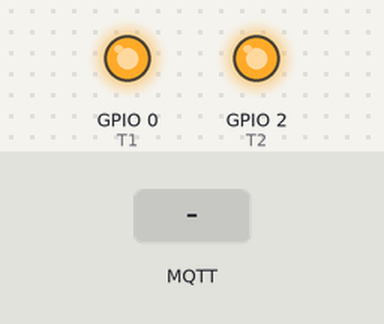
This sketch was run on a simulated ESP8266 (NodeMCU). Parts: output pins drawn as LEDs (lit = HIGH). The inputs (shaded band) are chosen by the test bench. WiFi joins after 1.5 s; servers stay silent unless stated; no MQTT or app messages arrive unless stated; what the sketch prints to the serial monitor is not drawn.

Above: at 2.8 s.
2.9 s: MQTT message "T1on" arrives on the first subscribed topic
At 4.1 s:
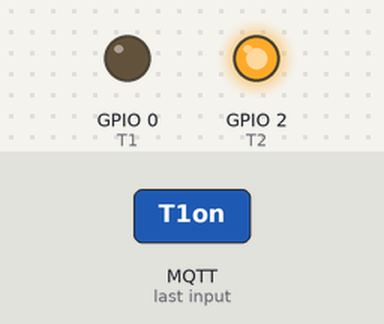
4.4 s: MQTT message "T2on" arrives on the first subscribed topic
At 5.3 s:
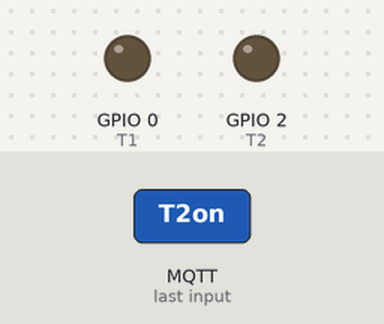
5.9 s: MQTT message "T1off" arrives on the first subscribed topic
At 6.5 s:
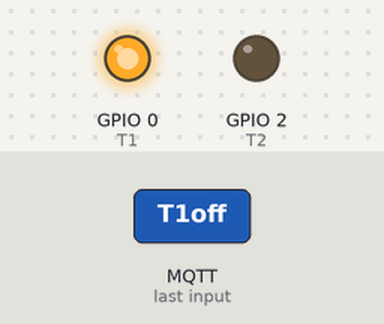
7.4 s: MQTT message "T2off" arrives on the first subscribed topic
At 8.8 s:
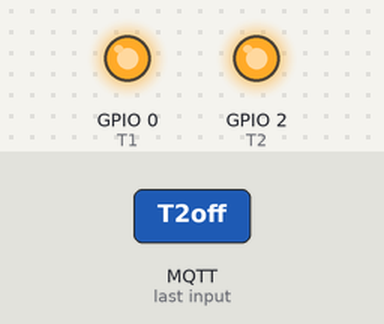
Timing chart, 0 to 9.9 s (numbered marks = the images above; inputs shaded):
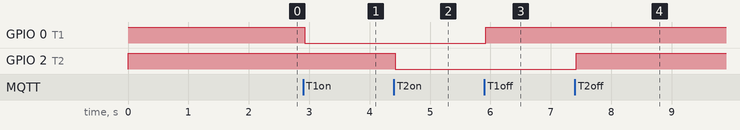

The sketch:

multitab.ino
```cpp
//#include <ArduinoOTA.h>
#include <ESP8266WiFi.h>
#include <PubSubClient.h>

const char* ssid =  "potato2G";  // "illifamily2G"; //"iptime2.4GHz-JHS";
const char* password = "Rkawkxnlrla1"; // "illikim575859"; // "ace2022^!";

const char* mqtt_server =    "192.168.0.3"; //"tcp://192.168.43.202"; //"114.205.87.39";
const int mqtt_server_port =   1883;  // 1001; //1883;

WiFiClient espClient;
PubSubClient client(espClient);

const int T1 = 0;
const int T2 = 2;

char stat = 0;

void setup_wifi() {
  delay(10);
  Serial.println();
  WiFi.disconnect(true);
  Serial.print("Connecting to ");
  Serial.println(ssid);
  Serial.println("Wifi begin called");
  delay(100);
  WiFi.begin(ssid, password);

  Serial.println("Wifi begin ended");
  while (WiFi.status() != WL_CONNECTED) {
    delay(500);
    Serial.print(".");
  }
  Serial.println("");
  Serial.print("WiFi connected - ESP IP address: ");
  Serial.println(WiFi.localIP());
}

void callback(String topic, byte* message, unsigned int length) {

  Serial.print("Message arrived on topic: ");
  Serial.print(topic);
  Serial.print(". Message: ");
  String messageTemp;

  for (int i = 0; i < length; i++) {
    Serial.print((char)message[i]);
    messageTemp += (char)message[i];
  }
  Serial.println();

  if (topic == "8266/Multitab/Order") {
    Tab_Control(messageTemp);
  }
  Serial.println();
  messageTemp = ""; //MT 초기화
}


void reconnect() {
  // Loop until we're reconnected
  while (!client.connected()) {
    Serial.print("Attempting MQTT connection...");
    // Attempt to connect

    if (client.connect("ESP8266Client2")) {
      Serial.println("connected");
      client.subscribe("8266/Multitab/Order");
      client.subscribe("8266/Mon");
      client.publish("8266/Multitab/Response", "Multitab ready");
    }
    else {
      Serial.print("failed, rc=");
      Serial.print(client.state());
      Serial.println(" try again in 5 seconds");
      delay(5000);
    }
  }
}


void setup() {
  pinMode(T1, OUTPUT);
  pinMode(T2, OUTPUT);
  digitalWrite(T1,HIGH);
  digitalWrite(T2,HIGH);
  Serial.begin(9600);
  Serial.print("Powered on");
  setup_wifi();
  //mySerial.begin(9600);
  client.setServer(mqtt_server, mqtt_server_port);
  client.setCallback(callback);

}

void loop() {
  if (!client.connected()) {
    reconnect();
  }
  if (!client.loop()) {

    client.connect("ESP8266Client2");
  }
}

void Tab_Control(String messageTemp) {
  Serial.println("T1, T2 On Off Control");
  if (messageTemp == "T1on") {
    stat |= 0b01;
    client.publish("8266/Multitab/Response", "T1 On");
    digitalWrite(T1,LOW);
    }
  else if (messageTemp == "T1off") {
    stat &= 0b10;
    client.publish("8266/Multitab/Response", "T1 Off");
    digitalWrite(T1,HIGH);
    }
  else if (messageTemp == "T2on") {
    stat |= 0b10;
    client.publish("8266/Multitab/Response", "T2 On");
    digitalWrite(T2,LOW);
    }
  else if (messageTemp == "T2off") {
    stat &= 0b01;
    client.publish("8266/Multitab/Response", "T2 Off");
    digitalWrite(T2,HIGH);
    }

}

/*
void Monitor(String messageTemp)
{
  if(messageTemp == "Mon")
  {
    String T1stat;
    String T2stat;
    T1stat = (stat&0b10) ? "T1 ON" : "T1 OFF" ;
    T2stat = (stat&0b01) ? "T2 ON" : "T2 OFF" ;

    client.publish("8266/Multitab/Mon/T1",T1stat);
    client.publish("8266/Multitab/Mon/T2",(const char*)stat);
  }
}
*/
```

Measured:
- after the input at 2.9 s, GPIO 0 (T1): HIGH → LOW at once
- after the input at 4.4 s, GPIO 2 (T2): HIGH → LOW at once
- after the input at 5.9 s, GPIO 0 (T1): LOW → HIGH at once
- after the input at 7.4 s, GPIO 2 (T2): LOW → HIGH at once
